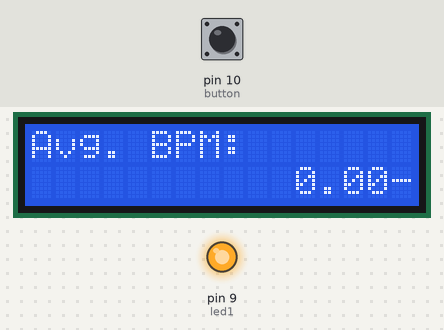
Simulated run of this sketch. Board: Arduino Uno, built with avr-gcc and run on an emulated ATmega328P. On the bench: 16×2 character LCD, output pins drawn as LEDs (lit = HIGH). Inputs (shaded band) come from the test bench; at power-on: pin 10 (button) LOW. What the sketch prints to the serial monitor is not drawn.

Above: at 3.0 s.
3.1 s: pin 10 (button) pulled HIGH for 0.15 s
At 3.7 s:
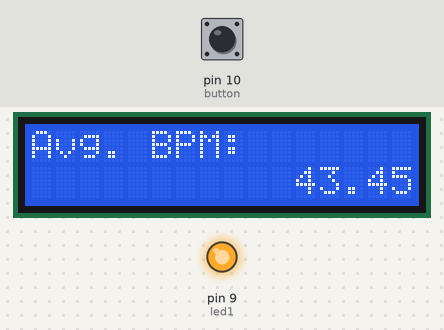
6.2 s: pin 10 (button) pulled HIGH for 1 s
At 7.0 s:
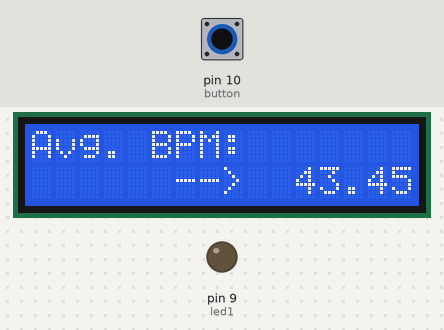
8.7 s: pin 10 (button) pulled HIGH for 0.15 s
At 12.6 s:
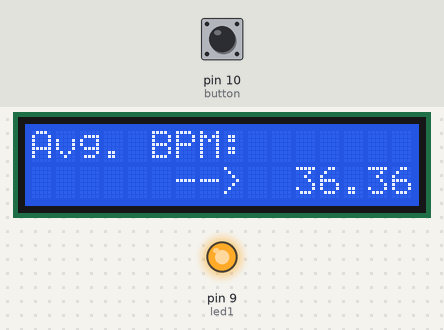
Timing chart, 0 to 14.1 s (numbered marks = the images above; inputs shaded):
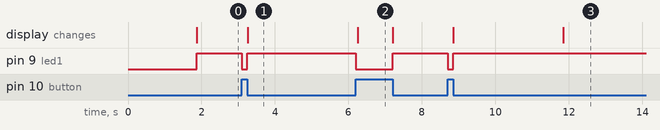

Measured:
- after the input at 3.1 s, pin 9 (led1): HIGH → LOW at once, → HIGH 0.15 s later; the display: changes after 0.15 s (image 1)
- after the input at 6.2 s, pin 9 (led1): HIGH → LOW at once, → HIGH 1.0 s later
- after the input at 8.7 s, pin 9 (led1): HIGH → LOW at once, → HIGH 0.15 s later; the display: first changes after 0.15 s (image 3 shows a later state)

The sketch:

RUN_bpm_counter.ino
```cpp
// Leon Santen

// if doesnt connect to arduino use:
// sudo chmod a+rw /dev/ttyACM0

// if display doesn't work --> page 140 - https://github.com/Freenove/Freenove_Ultimate_Starter_Kit_for_Arduino/blob/master/Tutorial.pdf

#include<LiquidCrystal.h>

// initalize the library with the numbers of the interface pins
LiquidCrystal lcd(12,11,5,4,3,2);


int led1 = 9;
int button = 10;
int buttonLastStatus; // will be set to 1 when button pressed; to 0 when not pressed
int maxInterval = 3000; // max time in milliseconds after which BPM resets itself
int minInterval = 200; // min interval between button pushs in milliseconds

uint32_t pressTime; //millis() when button pressed
uint32_t firstBeat = 0; // millis of first beat
uint32_t lastBeat = 0; // millis of last beat
uint32_t beatCount = 0; // number of how many times one has pressed the button

float intervalTime;
float bpm;


void setup() {
  // put your setup code here, to run once:
  Serial.begin(9600);
  pinMode(led1, OUTPUT); // LED lights up when button is pressed --> digitalRead(button) == LOW
  pinMode(button, INPUT); // this is button for bpm counter. Press to beat. LOW is pressed. HIGH is not pressed.

  // set up the LCD's number of columns and rows
  lcd.begin(16, 2);

  // Welcome Display
  lcd.setCursor(0, 0); // (column, row) --> it starts with
  lcd.print("BPM Counter");
  lcd.setCursor(13, 1);
  lcd.print(":-)");
  delay(1800);
  lcd.clear();

  // Counter Mode display without values
  lcd.setCursor(0, 0);
  lcd.print("Avg. BPM:");
  lcd.setCursor(10, 1);
  lcd.print("---.--");


}

void loop() {
  // put your main code here, to run repeatedly:


  if (digitalRead(button) == HIGH) { //if button is pressed (LOW), led will light up
    digitalWrite(led1, LOW);
    buttonLastStatus = 0;
  }
  else
  {
    digitalWrite(led1, HIGH);


    if (buttonLastStatus == 0) // save press time if first button push in a row
    {
      pressTime = millis();

      if (pressTime - lastBeat > maxInterval and lastBeat != 0 ) //resets BPM counter as soon as maxInterval is reached
      {
        // reset BPM variables
        firstBeat = 0;
        lastBeat = 0;
        beatCount = 0;

        // reset Screen
        lcd.clear();
      }


      if (pressTime - lastBeat < minInterval) {// let's counter only increment when interval between push is bigger than minimalInterval
      }
      else {
        beatCount++;


        if (beatCount == 1) // sets first button push time to firstBeat, then last one to lastBeat
        {
          firstBeat = pressTime;
        }
        else if (beatCount > 1)
        {
          lastBeat = pressTime;
          intervalTime = (lastBeat - firstBeat)/(beatCount - 1);
          bpm = 60000/((float(lastBeat) - float(firstBeat))/(float(beatCount) - 1.00));

        }

        // Serial Prints
        Serial.println(pressTime); // print millis since program started

        // LCD Prints
        lcd.setCursor(0, 0);
        lcd.print("Avg. BPM:");

        if (bpm >= 100.00){ // places BPM correctly on display depending on float's length
          lcd.setCursor(10, 1);
          lcd.print(bpm);
        }
        else {
          lcd.setCursor(10, 1);
          lcd.print(" ");

          lcd.setCursor(11, 1);
          lcd.print(bpm);
        }


        /*
        //Debugging Screen
        lcd.setCursor(0, 0); // firstBeat
        lcd.print(firstBeat);

        lcd.setCursor(0, 1); // lastB
        lcd.print(lastBeat);

        lcd.setCursor(10, 0); // BPM
        lcd.print(bpm);

        //lcd.setCursor(10, 0); // intervalTime
        //lcd.print(intervalTime);

        //lcd.setCursor(8, 0); // pressTime
        //lcd.print(pressTime);

        lcd.setCursor(14, 1); // print beatCount on LCD screen
        lcd.print(beatCount);
        */

      }

    }

    buttonLastStatus = 1; // sets button status to 1 so that Serial doesn't print continuously but only first time when button pressed
  }

  // Show arrow on display when maxInterval exceeded as state feedback
  uint32_t currentMillis = millis();
  if (currentMillis - lastBeat > maxInterval and beatCount > 1) {
    lcd.setCursor(6, 1);
    lcd.print("-->");
  }


}
```
